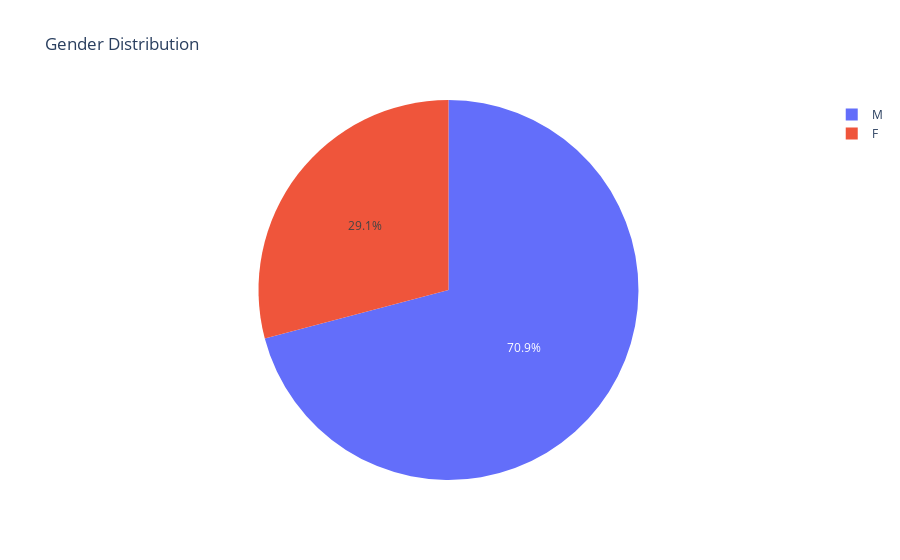

The notebook cell this image was saved under:
### Code cell
px.pie(data_frame=df ,names='gender', title='Gender Distribution')

### Figure 1 — Plotly figure (JSON) as saved in the notebook; plotly's stock layout.template omitted (floating-point values rounded to 4 significant figures; data arrays with more than 128 entries replaced by an {"elided": "..."} marker saying what was removed)
{"data": [{"domain": {"x": [0, 1], "y": [0, 1]}, "hovertemplate": "gender=%{label}<extra></extra>", "labels": {"elided": "670 str values"}, "legendgroup": "", "name": "", "showlegend": true, "type": "pie"}], "layout": {"legend": {"tracegroupgap": 0}, "title": {"text": "Gender Distribution"}}}
